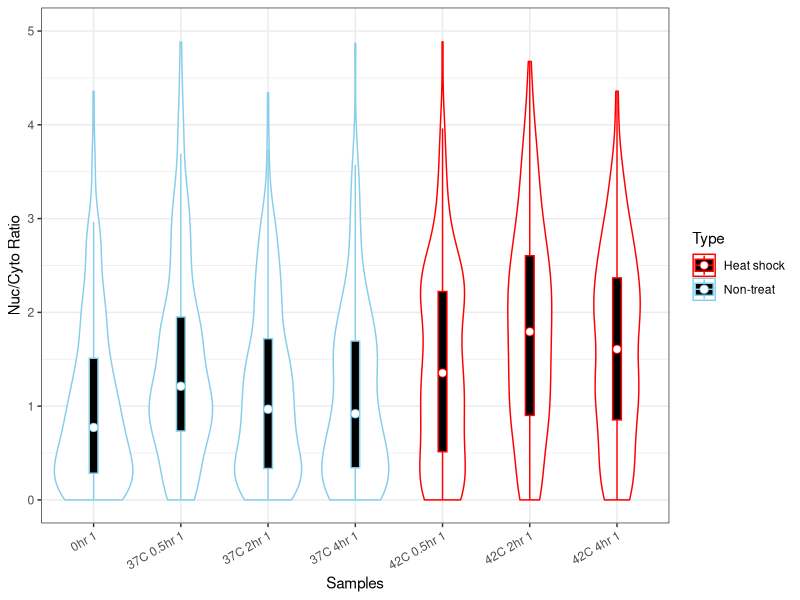
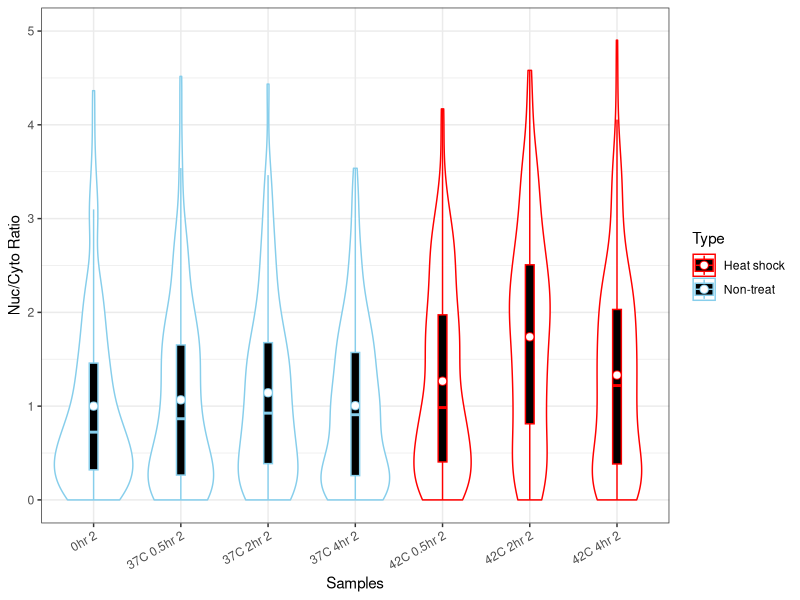
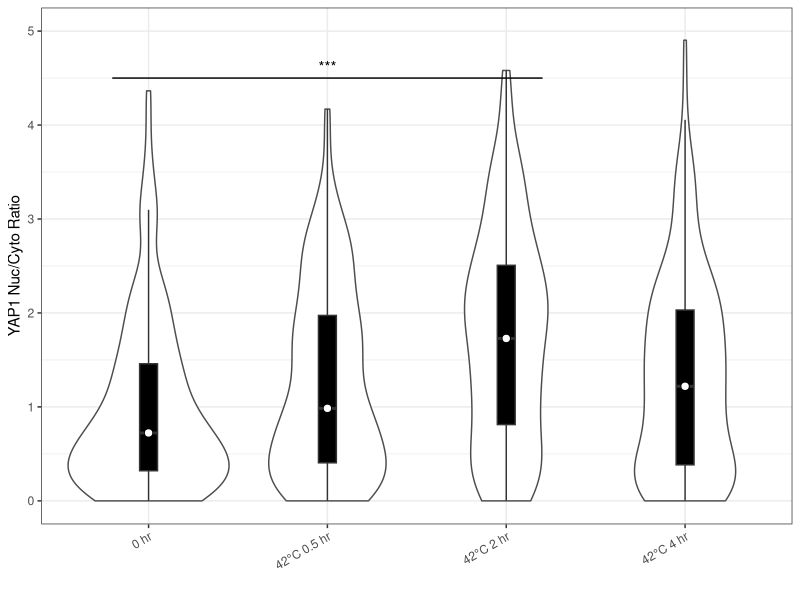

The R source for these figures, in order:
# Load libraries
library(tidyverse)
library(ggsignif)

# Clear working memory
rm(list = ls())

# Load data sets
HS0hr_1 <- read_tsv("./0hr_1.tsv")
HS0hr_2 <- read_tsv("./0hr_2.tsv")
HS37C30min_1 <- read_tsv("./37C30min_1.tsv")
HS37C30min_2 <- read_tsv("./37C30min_2.tsv")
HS37C2hr_1 <- read_tsv("./37C2hr_1.tsv")
HS37C2hr_2 <- read_tsv("./37C2hr_2.tsv")
HS37C4hr_1 <- read_tsv("./37C4hr_1.tsv")
HS37C4hr_2 <- read_tsv("./37C4hr_2.tsv")
HS42C30min_1 <- read_tsv("./42C30min_1.tsv")
HS42C30min_2 <- read_tsv("./42C30min_2.tsv")
HS42C2hr_1 <- read_tsv("./42C2hr_1.tsv")
HS42C2hr_2 <- read_tsv("./42C2hr_2.tsv")
HS42C4hr_1 <- read_tsv("./42C4hr_1.tsv")
HS42C4hr_2 <- read_tsv("./42C4hr_2.tsv")

# Definition of data-extracting function
cleanUpData <- function(x, y){
  cleaned_data <- x %>%
    mutate(Sample = y) %>%  
    select(Sample, CircRingAvgIntenRatioCh2)
  cleaned_data <- cleaned_data[1:200,]
  if(str_detect(y, pattern = "42") == TRUE){
    cleaned_data <- cleaned_data %>% 
      mutate(Type = "Heat shock")
  }else {
    cleaned_data <- cleaned_data %>% 
      mutate(Type = "Non-treat")
  }
  return(cleaned_data)
}

# Preparing data set containing all data
all_data <- cleanUpData(HS0hr_1, "0hr 1")
all_data <- rbind(all_data, cleanUpData(HS37C30min_1, "37C 0.5hr 1"))
all_data <- rbind(all_data, cleanUpData(HS37C2hr_1, "37C 2hr 1"))
all_data <- rbind(all_data, cleanUpData(HS37C4hr_1, "37C 4hr 1"))
all_data <- rbind(all_data, cleanUpData(HS42C30min_1, "42C 0.5hr 1"))
all_data <- rbind(all_data, cleanUpData(HS42C2hr_1, "42C 2hr 1"))
all_data <- rbind(all_data, cleanUpData(HS42C4hr_1, "42C 4hr 1"))
all_data2 <- cleanUpData(HS0hr_2, "0hr 2")
all_data2 <- rbind(all_data2, cleanUpData(HS37C30min_2, "37C 0.5hr 2"))
all_data2 <- rbind(all_data2, cleanUpData(HS37C2hr_2, "37C 2hr 2"))
all_data2 <- rbind(all_data2, cleanUpData(HS37C4hr_2, "37C 4hr 2"))
all_data2 <- rbind(all_data2, cleanUpData(HS42C30min_2, "42C 0.5hr 2"))
all_data2 <- rbind(all_data2, cleanUpData(HS42C2hr_2, "42C 2hr 2"))
all_data2 <- rbind(all_data2, cleanUpData(HS42C4hr_2, "42C 4hr 2"))
all_data2_2 <- cleanUpData(HS0hr_2, "0hr")
all_data2_2 <- rbind(all_data2_2, cleanUpData(HS42C30min_2, "42C 0.5hr"))
all_data2_2 <- rbind(all_data2_2, cleanUpData(HS42C2hr_2, "42C 2hr"))
all_data2_2 <- rbind(all_data2_2, cleanUpData(HS42C4hr_2, "42C 4hr"))

# Normalize data
all_data_tmp <- all_data %>% 
  filter(Sample == "0hr 1")
mean_of_alldata_0hr <- mean(all_data_tmp$CircRingAvgIntenRatioCh2)
all_data <- all_data %>% 
  mutate(CircRingAvgIntenRatioCh2_Normalized = CircRingAvgIntenRatioCh2 / mean_of_alldata_0hr) %>% 
  select(1, 3, 4)
all_data2_tmp <- all_data2 %>% 
  filter(Sample == "0hr 2")
mean_of_alldata2_0hr <- mean(all_data2_tmp$CircRingAvgIntenRatioCh2)
all_data2 <- all_data2 %>% 
  mutate(CircRingAvgIntenRatioCh2_Normalized = CircRingAvgIntenRatioCh2 / mean_of_alldata2_0hr) %>% 
  select(1, 3, 4)
all_data2_2_tmp <- all_data2_2 %>% 
  filter(Sample == "0hr")
mean_of_alldata2_2_0hr <- mean(all_data2_2_tmp$CircRingAvgIntenRatioCh2)
all_data2_2 <- all_data2_2 %>% 
  mutate(CircRingAvgIntenRatioCh2_Normalized = CircRingAvgIntenRatioCh2 / mean_of_alldata2_2_0hr) %>% 
  select(1, 3, 4)

# Modulate all_data2_2's x-label
all_data2_2 <- all_data2_2 %>% 
  mutate(Sample = gsub(Sample, pattern = "42C", replacement = "42°C", ignore.case = TRUE)) %>% 
  mutate(Sample = gsub(Sample, pattern = "hr", replacement = " hr", ignore.case = TRUE))

# Re-align the data order which would be appeared on the final graph
all_data2_2$Type <- factor(all_data2_2$Type, levels = c("Non-treat", "Heat shock"))

# Plot graphs (using all_data)
ggplot(all_data, aes(x = Sample, y = CircRingAvgIntenRatioCh2_Normalized, ymin = 0, colour = Type)) +
  ylim(0, 5) +
  geom_violin() +
  scale_color_manual(values = c("red", "skyblue")) +
  geom_boxplot(width = 0.1, fill = "black", outlier.colour = "NA") +
  stat_summary(fun = median, geom = "point", fill = "white", shape = 21, size = 2.5) +
  xlab("Samples") +
  ylab("Nuc/Cyto Ratio") +
  theme_bw() +
  theme(axis.text.x = element_text(hjust = 1, angle = 30))

# Plot graphs (using all_data2)
ggplot(all_data2, aes(x = Sample, y = CircRingAvgIntenRatioCh2_Normalized, ymin = 0, colour = Type)) +
  ylim(0, 5) +
  geom_violin() +
  scale_color_manual(values = c("red", "skyblue")) +
  geom_boxplot(width = 0.1, fill = "black", outlier.colour = "NA") +
  stat_summary(fun = mean, geom = "point", fill = "white", shape = 21, size = 2.5) +
  xlab("Samples") +
  ylab("Nuc/Cyto Ratio") +
  theme_bw() +
  theme(axis.text.x = element_text(hjust = 1, angle = 30))

# Plot graphs (using all_data2_2)
finalgraph <- ggplot(all_data2_2, aes(x = Sample, y = CircRingAvgIntenRatioCh2_Normalized, ymin = 0)) +
  ylim(0, 5) +
  geom_violin(colour = "gray30") +
  geom_boxplot(width = 0.1, fill = "black", outlier.colour = "NA") +
  stat_summary(fun = median, geom = "point", fill = "white", shape = 21, size = 2.5) +
  geom_signif(inherit.aes = FALSE,
              stat = "identity",
              data = data.frame(x = c(0.8),
                                xend = c(3.2),
                                y = c(4.5),
                                annotation = c("bar1")),
              aes(x = x, xend = xend, y = y, yend = y, annotation = annotation),
              tip_length = 0) +
  xlab("") +
  ylab("YAP1 Nuc/Cyto Ratio") +
  theme_bw() +
  theme(axis.text.x = element_text(hjust = 1, angle = 30), 
        legend.title = element_blank(), 
        strip.background = element_blank())
pg <- ggplot_build(finalgraph)
pv <- pg$data[[4]]$annotation
pv <- c("***")
pg$data[[4]]$annotation <- pv
finalgraph <- ggplot_gtable(pg)
plot(finalgraph)

# Definition of ANOVA-Tukey-Cramer test function
tukey <- function(x){
  vx <- c(x$CircRingAvgIntenRatioCh2_Normalized)
  fx <- factor(x$Sample)
  anova_res <- aov(vx ~ fx)
  tukey_res <- TukeyHSD(anova_res)
  return(as.data.frame(tukey_res[[1]]))
}

# Perform Tukey-Cramer test
tukeytest_result_of_all_data <- tukey(all_data)
tukeytest_result_of_all_data2 <- tukey(all_data2)
tukeytest_result_of_all_data2_2 <- tukey(all_data2_2)

